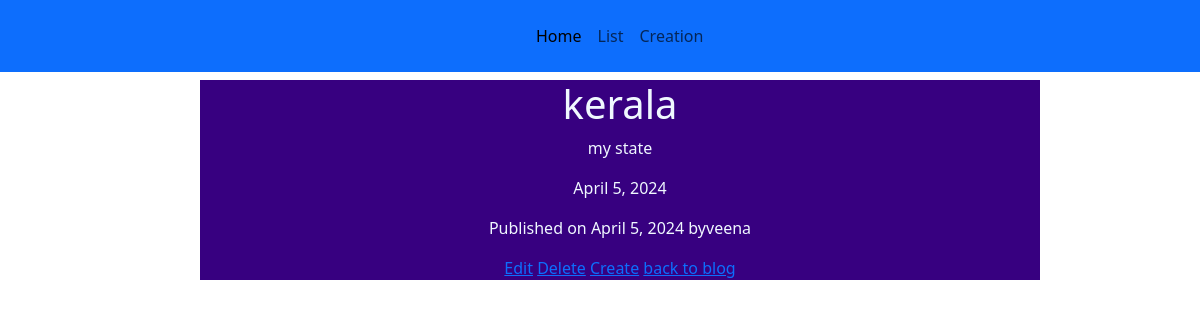
The app's page /cbvdetail/4/ with its own data.
### blog/models.py (models this page shows)
class PostModel(models.Model):
    id=models.BigAutoField(
        primary_key=True
    )
    title=models.CharField(
        max_length=50,
        null=False,
        blank=False,
        unique=True,
        verbose_name='title'
    )
    content=models.TextField(
        max_length=30,
        verbose_name='descrption'
    )
    pdate=models.DateField()
    author=models.CharField(
        max_length=50,
    )

### blog/views.py (the view)
# urls.py: path('cbvdetail/<int:pk>/',taskDetailstview.as_view(),name='view_details'),
class taskDetailstview(DetailView):
    model=PostModel
    template_name='detailsview.html'
    context_object_name='post'

### blog/templates/detailsview.html (shortened to what this page needs)
{% extends 'base.html'%}
{% block content %}
<div style="text-align: center; margin-left: 200px; width: 70%; height: 70%; background-color: rgb(55, 0, 128);" >
    <h1 style="color: aliceblue;"> {{ post.title }}</h1>
    <p style="color: aliceblue;">{{ post.content }}</p>
    <p style="color: aliceblue;">{{ post.pdate }}</p>
    <p style="color: aliceblue;">Published on {{ post.pdate }} by{{ post.author }} </b></p>
    <a href="{% url 'view_update' post.pk %}">Edit</a>
    <a href="{% url 'view_Delete' post.pk %}">Delete</a>
    <a href="{% url 'usercreation' %}">Create</a>
    <a href="{% url 'listblog'  %}">back to blog</a>
</div>
{% endblock %}

### records on screen
PostModel: title "kerala", content "my state", pdate "April 5, 2024", author "veena"
